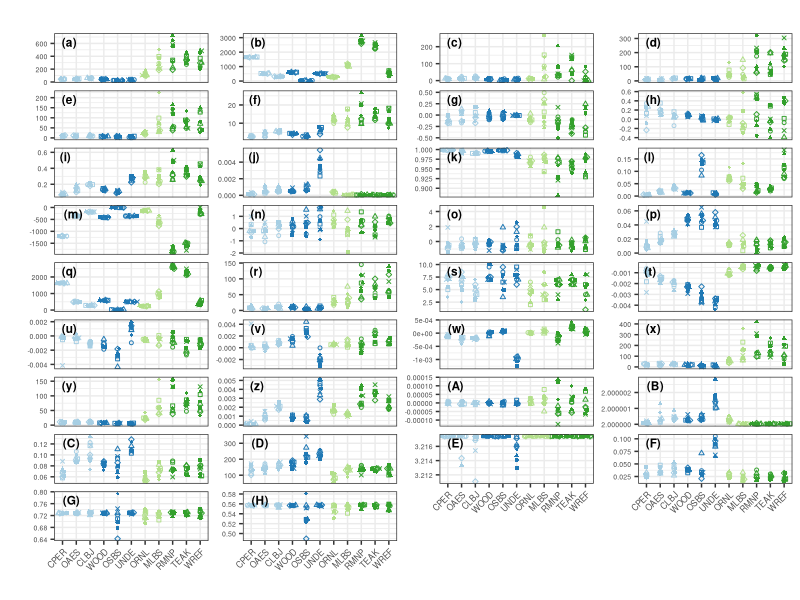
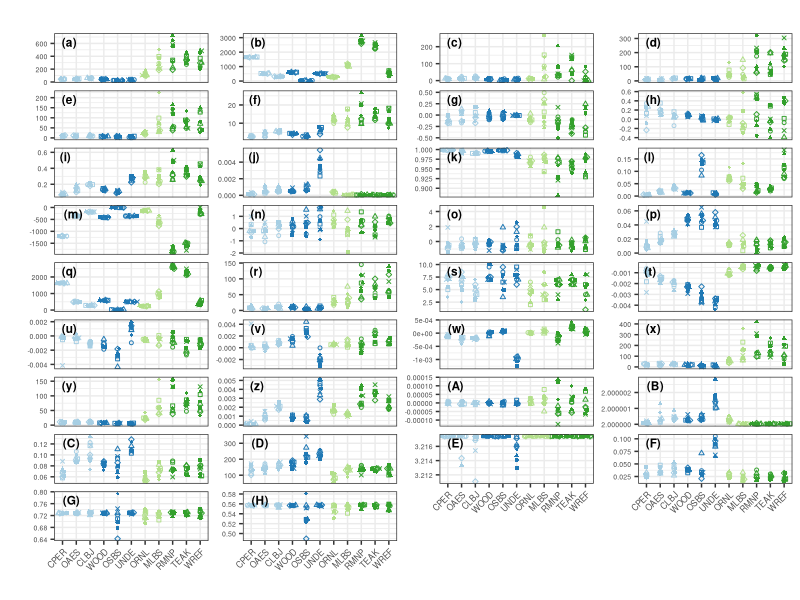

Reproduce these figures in R, in order.
######Plotting######################
library(readr)
library(dplyr)
library(ggplot2)
library(cowplot)
library(tidyr)
library(ggrepel)
library(ggbeeswarm)
library(egg)

Metrics <- read_csv("./results/all_metrics_wide.csv") 
View(Metrics)


remove.metrics <- c("sa_1", "sq_1", "s10z_1", "sdq6_1", "sph_1", "svi_1", "scl_1",
                    "TRI_1", "TRIriley_1", "TRIrmsd_1", "roughness_1",
                    "std_1", "TPI_1", "tri_1", "srw_1", "scl_2")

check <- !(Metrics$func %in% remove.metrics)
Metrics.sub <- filter(Metrics, check)

# do some renaming

i <- which(Metrics.sub$func == "srw_2")
Metrics.sub$func[i] <- "srw2"

i <- which(Metrics.sub$func == "srw_3")
Metrics.sub$func[i] <- "srw3"

i <- which(Metrics.sub$func == "curvature_profile_1")
Metrics.sub$func[i] <- "Profile Curvature"

i <- which(Metrics.sub$func == "curvature_planform_1")
Metrics.sub$func[i] <- "Planform Curvature"

i <- which(Metrics.sub$func == "curvature_total_1")
Metrics.sub$func[i] <- "Total Curvature"

i <- which(Metrics.sub$func == "stxr_1")
Metrics.sub$func[i] <- "stxr1"

i <- which(Metrics.sub$func == "stxr_2")
Metrics.sub$func[i] <- "stxr2"


#Pivot data to format for plotting
Metrics_Long<- Metrics.sub %>%
  mutate(func = gsub("_.*", "", func)) %>%  # remove anything after the first "_" from func column
  pivot_longer(
    cols = -func,               # except first row
    names_to = "Raster",        # new column for raster
    values_to = "value"         # new column for the metric value
  ) %>%
  rename(metrics = func) %>%       # rename func to metrics
  select(metrics, value, Raster) %>%
  mutate(raster_id = substr(Raster, 1, 4),   # add new column with locations, ID first 4 letters in raster
         resolution = sub(".*_(\\d+)m\\.tif$", "\\1", Raster),     # extract number before "m.tif" 
         Tile = sub(".*_(\\d+)_\\d+m\\.tif$", "\\1", Raster)) %>%  # second-to-last number   
  drop_na()  #remove NA values

#filter resolutions
Metrics_LongRes <- Metrics_Long %>% filter(resolution==1)

###Plot beeswarm for all variables
Metrics_LongRes_all <- Metrics_LongRes %>%
  mutate(raster_id = factor(raster_id, levels = c("CPER", "OAES", "CLBJ",
                                                  "WOOD", "OSBS","UNDE",
                                                  "ORNL", "MLBS",  "RMNP", 
                                                  "TEAK", "WREF")),
         metrics = factor(metrics,
                          levels = c("range", "smean", "svk", "spk", "mad",
                                     "slope", "northness", "eastness", "sdq",
                                     "sdr", "sar",
                                     "sbi", "sci", "ssk", "sku", "sds", "sv",
                                     "sdc", "nmodes",
                                     "ssc", "Profile Curvature", "Planform Curvature",
                                     "Total Curvature",
                                     "sk", "stdv", "vrm", "tpi",
                                     "sfd", "srw1", "srw2", "srw3", "raster.entropy", 
                                     "std", "stxr1", "stxr2", "scl2")
         ))

x <- ggplot(Metrics_LongRes_all, aes(x = raster_id, y = value, color = raster_id, shape = Tile)) +
  geom_beeswarm(size=1) +
  facet_wrap(~ metrics, scales = "free_y", ncol=4) +  # metrics by type
  theme_bw() +
  scale_color_manual(values = c("CPER" = "#a6cee3", "OAES" = "#a6cee3", "CLBJ" = "#a6cee3", 
                                "ORNL" = "#b2df8a", "MLBS" = "#b2df8a", 
                                "RMNP"="#33a02c", "TEAK"="#33a02c", "WREF"="#33a02c", 
                                "WOOD"="#1f78b4", "OSBS"="#1f78b4", "UNDE"="#1f78b4"), guide="none") +
  scale_shape_manual(name = "Scene",
    values = c("1" = 1, "2" = 2, "3" = 0, "4" = 5, "5" = 16, 
                                "6" = 17, "7" = 18, "8" = 15, "9" = 4))+
  labs(x = "", y = "", title = "") +
  theme(
    axis.text.x = element_text(angle = 45, hjust = 1, vjust = 1, size = 6),
    axis.text.y = element_text(size = 5)
  ) +
  theme(legend.position = "none")

tag_facet(x, tag_pool = c(letters, LETTERS), size = 3)

ggsave("./results/all_metrics_beewarm.png", width = 6.5 , height = 8 , units = "in", 
       dpi = 300)
